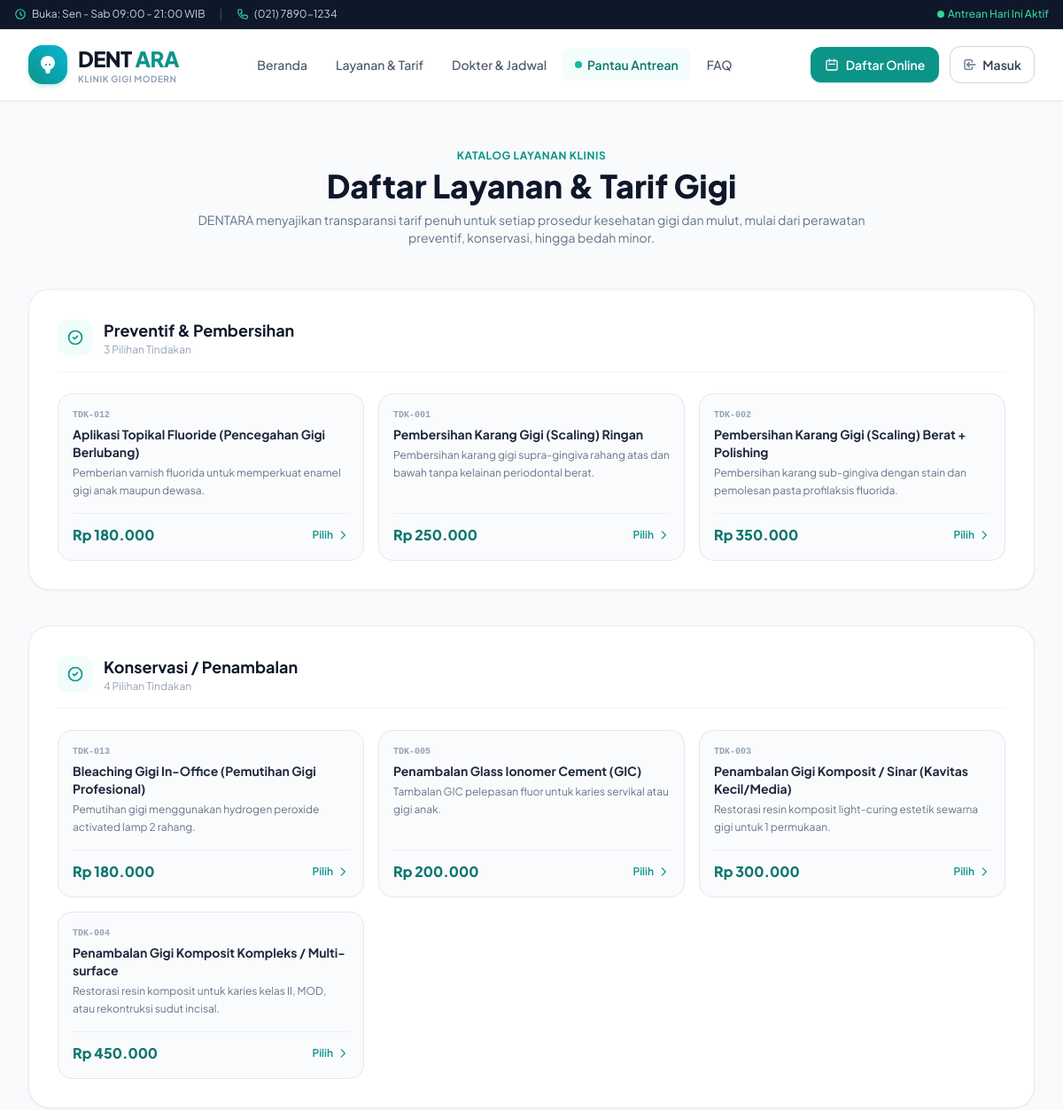
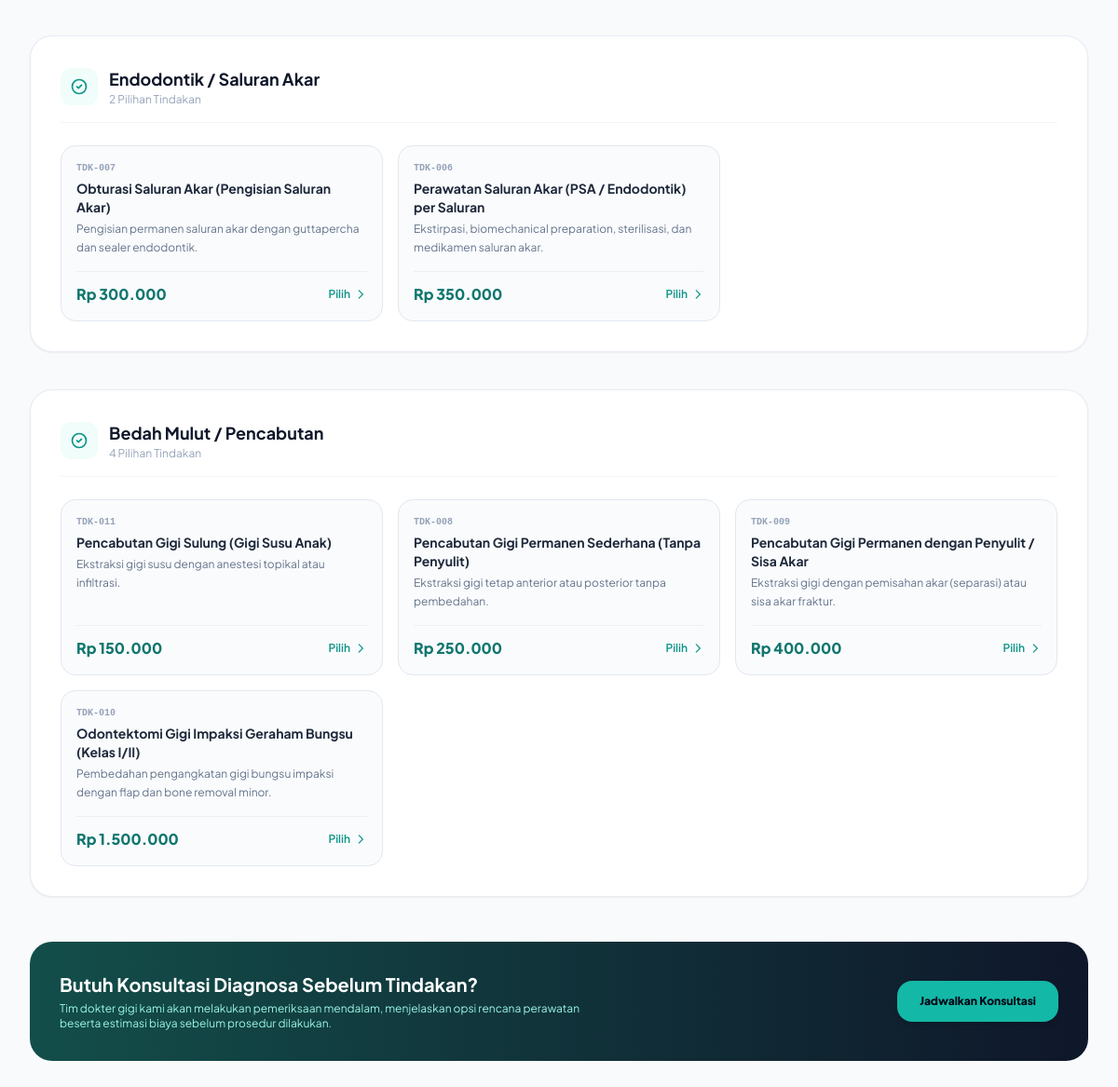
/services, run on the app's committed database (2 pictures, top to bottom).
### tables this page shows
CREATE TABLE `treatments` (
    `id` INT AUTO_INCREMENT PRIMARY KEY,
    `code` VARCHAR(20) NOT NULL UNIQUE,  
    `name` VARCHAR(150) NOT NULL,
    `category` ENUM('Preventif & Pembersihan', 'Konservasi / Penambalan', 'Endodontik / Saluran Akar', 'Bedah Mulut / Pencabutan', 'Periodonsia', 'Prostodonsia / Gigi Tiruan', 'Ortodonsia', 'Lain-lain') NOT NULL,
    `description` TEXT DEFAULT NULL,
    `price` DECIMAL(12,2) NOT NULL,
    `default_doctor_fee_percent` DECIMAL(5,2) NOT NULL DEFAULT 40.00,
    `is_active` TINYINT(1) NOT NULL DEFAULT 1,
    `created_at` TIMESTAMP DEFAULT CURRENT_TIMESTAMP,
    `updated_at` TIMESTAMP DEFAULT CURRENT_TIMESTAMP ON UPDATE CURRENT_TIMESTAMP,
    INDEX `idx_treatments_active` (`is_active`, `category`)
);

### app/Core/Controller.php (called while the page is built, shortened)
<?php
class Controller {
    protected function render(string $viewPath, array $data = [], string $layout = 'layouts/main'): void {
        extract($data);
        $viewFile = __DIR__ . '/../Views/' . ltrim($viewPath, '/') . '.php';
        require $viewFile;
    }
}

### app/Controllers/HomeController.php (called while the page is built, shortened)
<?php
class HomeController extends Controller {
    public function services(): void {
        $treatments = Database::fetchAll("
            SELECT * FROM treatments
            WHERE is_active = 1
            ORDER BY category ASC, price ASC
        ");
        $categorized = [];
        foreach ($treatments as $t) {
            $categorized[$t['category']][] = $t;
        }
        $this->render('public/services', [
            'title'       => 'Daftar Layanan & Tarif Gigi Transparan',
            'categorized' => $categorized
        ]);
    }
}

### index.php (called while the page is built, shortened)
<?php
spl_autoload_register(function ($class) {
    $prefix = 'App\\';
    $baseDir = __DIR__ . '/app/';
    $len = strlen($prefix);
    $relativeClass = substr($class, $len);
    $file = $baseDir . str_replace('\\', '/', $relativeClass) . '.php';
});
require_once __DIR__ . '/app/Helpers/functions.php';
$router = new Router();
$router->get('/', 'HomeController@index');
$router->get('/services', 'HomeController@services');
$router->get('/doctors', 'HomeController@doctors');
$router->get('/faq', 'HomeController@faq');
$router->get('/booking', 'BookingController@showBookingForm');
$router->post('/booking', 'BookingController@storeBooking');
$router->get('/queue', 'QueueTrackerController@index');
$router->get('/api/queue/status', 'QueueTrackerController@apiLiveStatus');
$router->get('/api/queue/search', 'QueueTrackerController@apiSearchQueue');
$router->get('/login', 'AuthController@showLogin');
$router->post('/login', 'AuthController@login');
$router->get('/logout', 'AuthController@logout');
$router->get('/register', 'AuthController@showRegister');
$router->post('/register', 'AuthController@register');
$router->get('/admin/dashboard', 'AdminDashboardController@index', ['role:admin']);
$router->get('/receptionist/dashboard', 'ReceptionistDashboardController@index', ['role:receptionist,admin']);
$router->get('/doctor/dashboard', 'DoctorDashboardController@index', ['role:doctor,admin']);
$router->get('/pharmacy/dashboard', 'PharmacyDashboardController@index', ['role:pharmacist,admin']);
$router->get('/cashier/dashboard', 'CashierDashboardController@index', ['role:cashier,admin']);
$router->get('/patient/portal', 'PatientDashboardController@index', ['role:patient']);
$router->dispatch();

### config/database.php (called while the page is built)
<?php
return [
    'host'     => '127.0.0.1',
    'port'     => '3306',
    'database' => 'dentara',
    'username' => 'root',
    'password' => '',
    'charset'  => 'utf8mb4',
    'options'  => [
        PDO::ATTR_ERRMODE            => PDO::ERRMODE_EXCEPTION,
        PDO::ATTR_DEFAULT_FETCH_MODE => PDO::FETCH_ASSOC,
        PDO::ATTR_EMULATE_PREPARES   => false,
    ]
];

### app/Core/Database.php (called while the page is built, shortened)
<?php
class Database {
    private static ?PDO $instance = null;
    public static function getConnection(): PDO {
        if (self::$instance === null) {
            $config = require __DIR__ . '/../../config/database.php';
            $dsn = "mysql:host={$config['host']};port={$config['port']};dbname={$config['database']};charset={$config['charset']}";
            try {
                self::$instance = new PDO($dsn, $config['username'], $config['password'], $config['options']);
            } catch (Exception $e) {
                die("Koneksi Database Gagal: " . $e->getMessage());
            }
        }
        return self::$instance;
    }
    public static function query(string $sql, array $params = []): \PDOStatement {
        $stmt = self::getConnection()->prepare($sql);
        $stmt->execute($params);
        return $stmt;
    }
    public static function fetchAll(string $sql, array $params = []): array {
        return self::query($sql, $params)->fetchAll();
    }
}

### app/Helpers/functions.php (called while the page is built, shortened)
<?php
function url(string $path = ''): string {
    return BASE_URL . '/' . ltrim($path, '/');
}
function formatRupiah($amount): string {
    return 'Rp ' . number_format((float)$amount, 0, ',', '.');
}
function sanitize($input) {
    return htmlspecialchars(trim((string)$input), ENT_QUOTES, 'UTF-8');
}

### app/Views/public/services.php (the view)
<div class="py-12 bg-slate-50 min-h-screen">
    <div class="max-w-7xl mx-auto px-4 sm:px-6 lg:px-8">
        <div class="text-center max-w-3xl mx-auto mb-12">
            <span class="text-xs font-bold text-teal-600 tracking-wider uppercase">Katalog Layanan Klinis</span>
            <h1 class="text-3xl sm:text-4xl font-extrabold text-slate-900 mt-1">Daftar Layanan & Tarif Gigi</h1>
            <p class="text-sm text-slate-500 mt-2">
                DENTARA menyajikan transparansi tarif penuh untuk setiap prosedur kesehatan gigi dan mulut, mulai dari perawatan preventif, konservasi, hingga bedah minor.
            </p>
        </div>
        <div class="space-y-10">
            <?php foreach ($categorized as $category => $items): ?>
                <div class="bg-white rounded-3xl p-6 sm:p-8 border border-slate-200/80 shadow-sm">
                    <div class="flex items-center gap-3 pb-4 mb-6 border-b border-slate-100">
                        <div class="w-10 h-10 rounded-xl bg-teal-50 text-teal-600 flex items-center justify-center font-bold">
                            <svg class="w-5 h-5" fill="none" stroke="currentColor" viewBox="0 0 24 24"><path stroke-linecap="round" stroke-linejoin="round" stroke-width="2" d="M9 12l2 2 4-4m6 2a9 9 0 11-18 0 9 9 0 0118 0z"/></svg>
                        </div>
                        <div>
                            <h2 class="text-lg font-bold text-slate-900"><?= sanitize($category) ?></h2>
                            <p class="text-xs text-slate-400"><?= count($items) ?> Pilihan Tindakan</p>
                        </div>
                    </div>
                    <div class="grid grid-cols-1 md:grid-cols-2 lg:grid-cols-3 gap-4">
                        <?php foreach ($items as $item): ?>
                            <div class="p-4 rounded-2xl bg-slate-50/70 border border-slate-200 hover:border-teal-300 hover:bg-teal-50/20 transition flex flex-col justify-between">
                                <div>
                                    <div class="flex items-center justify-between gap-2 mb-1">
                                        <span class="text-[10px] font-mono font-bold text-slate-400 uppercase"><?= sanitize($item['code']) ?></span>
                                    </div>
                                    <h3 class="text-sm font-bold text-slate-800"><?= sanitize($item['name']) ?></h3>
                                    <?php if (!empty($item['description'])): ?>
                                        <p class="text-xs text-slate-500 mt-1 leading-relaxed"><?= sanitize($item['description']) ?></p>
                                    <?php endif; ?>
                                </div>
                                <div class="mt-4 pt-3 border-t border-slate-200/60 flex items-center justify-between">
                                    <span class="text-base font-extrabold text-teal-700"><?= formatRupiah($item['price']) ?></span>
                                    <a href="<?= url('booking') ?>" class="text-xs font-semibold text-teal-600 hover:text-teal-800 flex items-center gap-1">
                                        Pilih
                                        <svg class="w-3.5 h-3.5" fill="none" stroke="currentColor" viewBox="0 0 24 24"><path stroke-linecap="round" stroke-linejoin="round" stroke-width="2" d="M9 5l7 7-7 7"/></svg>
                                    </a>
                                </div>
                            </div>
                        <?php endforeach; ?>
                    </div>
                </div>
            <?php endforeach; ?>
        </div>
        <div class="mt-12 p-8 bg-gradient-to-r from-teal-900 to-slate-900 text-white rounded-3xl flex flex-col sm:flex-row items-center justify-between gap-6">
            <div class="space-y-1 text-center sm:text-left">
                <h3 class="text-xl font-bold">Butuh Konsultasi Diagnosa Sebelum Tindakan?</h3>
                <p class="text-xs text-teal-200 max-w-xl">
                    Tim dokter gigi kami akan melakukan pemeriksaan mendalam, menjelaskan opsi rencana perawatan beserta estimasi biaya sebelum prosedur dilakukan.
                </p>
            </div>
            <a href="<?= url('booking') ?>" class="px-6 py-3.5 bg-teal-500 hover:bg-teal-400 text-slate-950 font-extrabold rounded-2xl text-xs shadow-md transition whitespace-nowrap">
                Jadwalkan Konsultasi
            </a>
        </div>
    </div>
</div>

### app/Core/Router.php (shortened to what this page needs)
<?php
class Router {
    private array $routes = [];
    private function addRoute(string $method, string $path, $handler, array $middlewares = []): void {
        $this->routes[] = [
            'method'      => strtoupper($method),
            'path'        => '/' . trim($path, '/'),
            'handler'     => $handler,
            'middlewares' => $middlewares,
        ];
    }
    public function dispatch(): void {
        $requestUri = parse_url($_SERVER['REQUEST_URI'] ?? '/', PHP_URL_PATH);
        $scriptName = str_replace('\\', '/', dirname($_SERVER['SCRIPT_NAME'] ?? ''));
        if ($scriptName !== '/' && strpos($requestUri, $scriptName) === 0) {
            $requestUri = substr($requestUri, strlen($scriptName));
        }
        $requestUri = '/' . trim($requestUri, '/');
        foreach ($this->routes as $route) {
            $pattern = preg_replace('/\{([a-zA-Z0-9_]+)\}/', '(?P<$1>[^/]+)', $route['path']);
            $pattern = '#^' . $pattern . '$#';
            if (preg_match($pattern, $requestUri, $matches)) {
                $params = array_filter($matches, 'is_string', ARRAY_FILTER_USE_KEY);
                $handler = $route['handler'];
                if (is_string($handler) && strpos($handler, '@') !== false) {
                    [$controllerName, $action] = explode('@', $handler);
                    $controller = new $fullControllerClass();
                    call_user_func_array([$controller, $action], $params);
                    return;
                }
            }
        }
        exit;
    }
}

### data on the page
treatments: code "TDK-012", name "Aplikasi Topikal Fluoride (Pencegahan Gigi Berlubang)", description "Pemberian varnish fluorida untuk memperkuat enamel gigi anak maupun dewasa.", price "Rp 180.000"
treatments: code "TDK-001", name "Pembersihan Karang Gigi (Scaling) Ringan", description "Pembersihan karang gigi supra-gingiva rahang atas dan bawah tanpa kelainan periodontal berat.", price "Rp 250.000"
treatments: code "TDK-002", name "Pembersihan Karang Gigi (Scaling) Berat + Polishing", description "Pembersihan karang sub-gingiva dengan stain dan pemolesan pasta profilaksis fluorida.", price "Rp 350.000"
treatments: code "TDK-013", name "Bleaching Gigi In-Office (Pemutihan Gigi Profesional)", description "Pemutihan gigi menggunakan hydrogen peroxide activated lamp 2 rahang.", price "Rp 180.000"
treatments: code "TDK-005", name "Penambalan Glass Ionomer Cement (GIC)", description "Tambalan GIC pelepasan fluor untuk karies servikal atau gigi anak.", price "Rp 200.000"
treatments: code "TDK-003", name "Penambalan Gigi Komposit / Sinar (Kavitas Kecil/Media)", description "Restorasi resin komposit light-curing estetik sewarna gigi untuk 1 permukaan.", price "Rp 300.000"
treatments: code "TDK-004", name "Penambalan Gigi Komposit Kompleks / Multi-surface", description "Restorasi resin komposit untuk karies kelas II, MOD, atau rekontruksi sudut incisal.", price "Rp 450.000"
treatments: code "TDK-007", name "Obturasi Saluran Akar (Pengisian Saluran Akar)", description "Pengisian permanen saluran akar dengan guttapercha dan sealer endodontik.", price "Rp 300.000"
treatments: code "TDK-006", name "Perawatan Saluran Akar (PSA / Endodontik) per Saluran", description "Ekstirpasi, biomechanical preparation, sterilisasi, dan medikamen saluran akar.", price "Rp 350.000"
treatments: code "TDK-011", name "Pencabutan Gigi Sulung (Gigi Susu Anak)", description "Ekstraksi gigi susu dengan anestesi topikal atau infiltrasi.", price "Rp 150.000"
treatments: code "TDK-008", name "Pencabutan Gigi Permanen Sederhana (Tanpa Penyulit)", description "Ekstraksi gigi tetap anterior atau posterior tanpa pembedahan.", price "Rp 250.000"
treatments: code "TDK-009", name "Pencabutan Gigi Permanen dengan Penyulit / Sisa Akar", description "Ekstraksi gigi dengan pemisahan akar (separasi) atau sisa akar fraktur.", price "Rp 400.000"
treatments: code "TDK-010", name "Odontektomi Gigi Impaksi Geraham Bungsu (Kelas I/II)", description "Pembedahan pengangkatan gigi bungsu impaksi dengan flap dan bone removal minor.", price "Rp 1.500.000"

### other printed values
$category "Preventif & Pembersihan"
count($items) "3"
$category "Konservasi / Penambalan"
count($items) "4"
$category "Endodontik / Saluran Akar"
count($items) "2"
$category "Bedah Mulut / Pencabutan"
